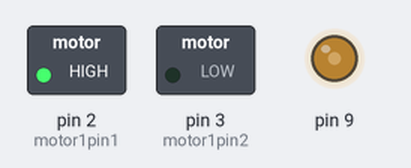
The sketch below on a simulated Arduino Uno, built with avr-gcc and run on an emulated ATmega328P. On the bench: switched loads named in the sketch (green lamp = pin HIGH), output pins drawn as LEDs (lit = HIGH).

Above: at 0.05 s.
At 0.75 s:
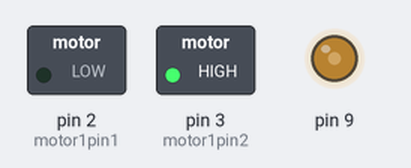
Timing chart, 0 to 3.0 s (numbered marks = the images above):
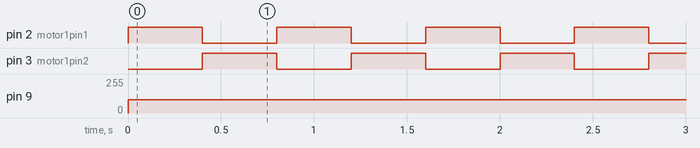

Measured:
- by itself, pin 2 (motor1pin1), pin 3 (motor1pin2): alternates HIGH for 0.40 s and LOW for 0.40 s
- by itself, pin 9: 0/255 → 100/255 at 0.00 s

The sketch:

furby_body_driver.ino
```cpp
int motor1pin1 = 2;
int motor1pin2 = 3;


void setup() {
  // put your setup code here, to run once:
   pinMode(motor1pin1, OUTPUT);
  pinMode(motor1pin2, OUTPUT);

  //(Optional)
  pinMode(9,   OUTPUT);
  //(Optional)
}

void loop() {
   // put your main code here, to run repeatedly:

  //Controlling speed (0   = off and 255 = max speed):
  //(Optional)
  analogWrite(9, 100); //ENA   pin
  //(Optional)

  digitalWrite(motor1pin1,   HIGH);
  digitalWrite(motor1pin2, LOW);

  delay(400);

  digitalWrite(motor1pin1,   LOW);
  digitalWrite(motor1pin2, HIGH);

  delay(400);
}
```
